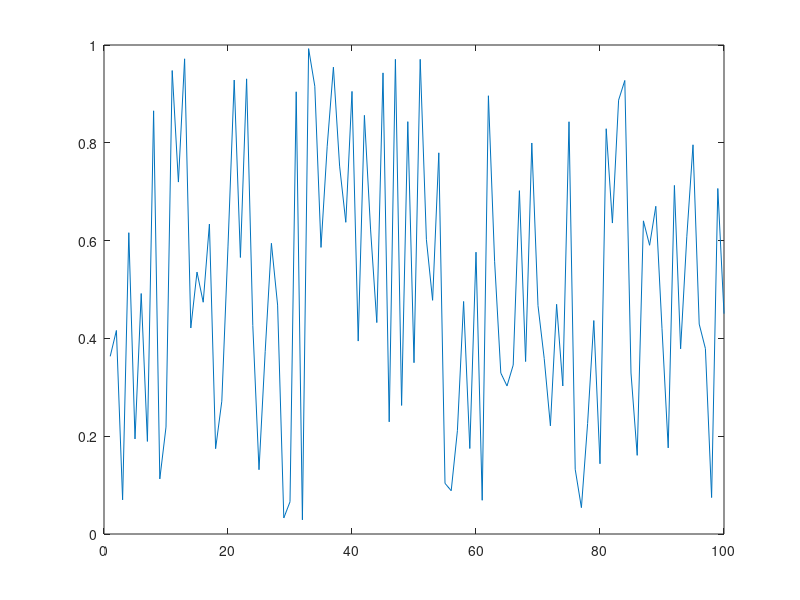

Reproduce this figure in MATLAB.
function result = test_grid_002
result = false;
a = figure;
plot(rand(1,100));
grid('off');
drawnow;
close(a);
result = true;
